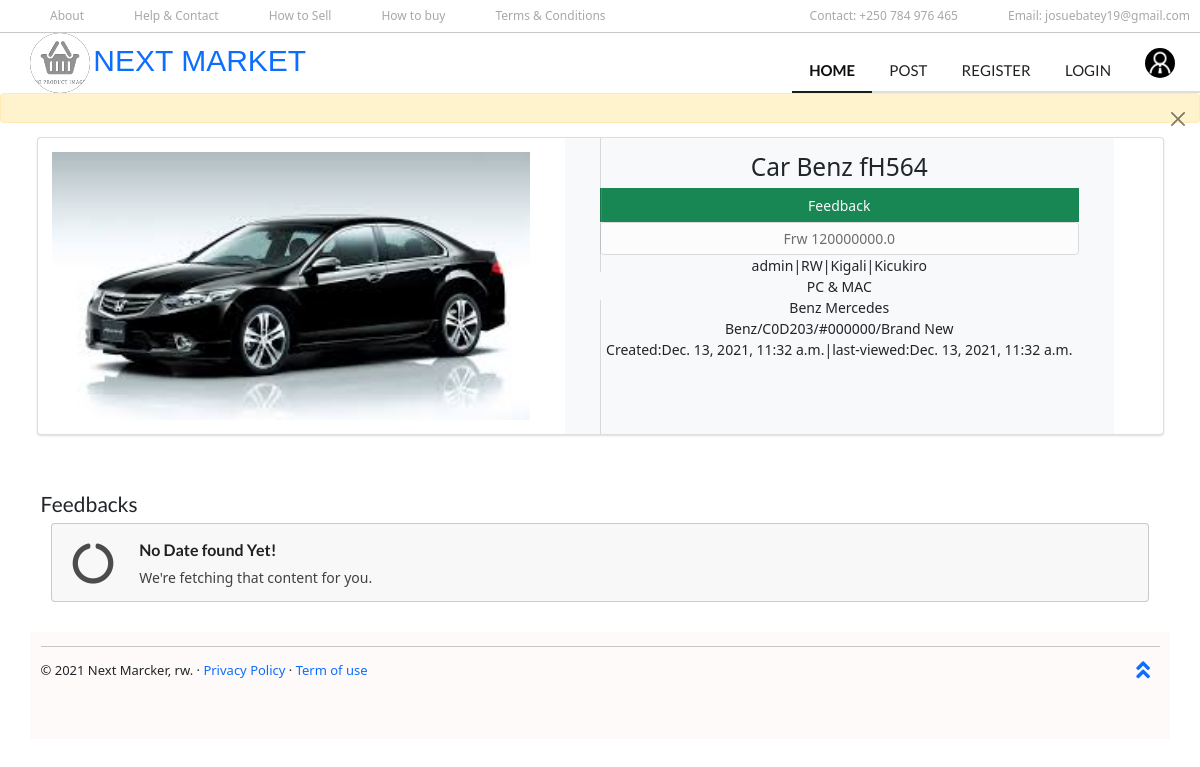
Page /product/27/ on the earlier database version.
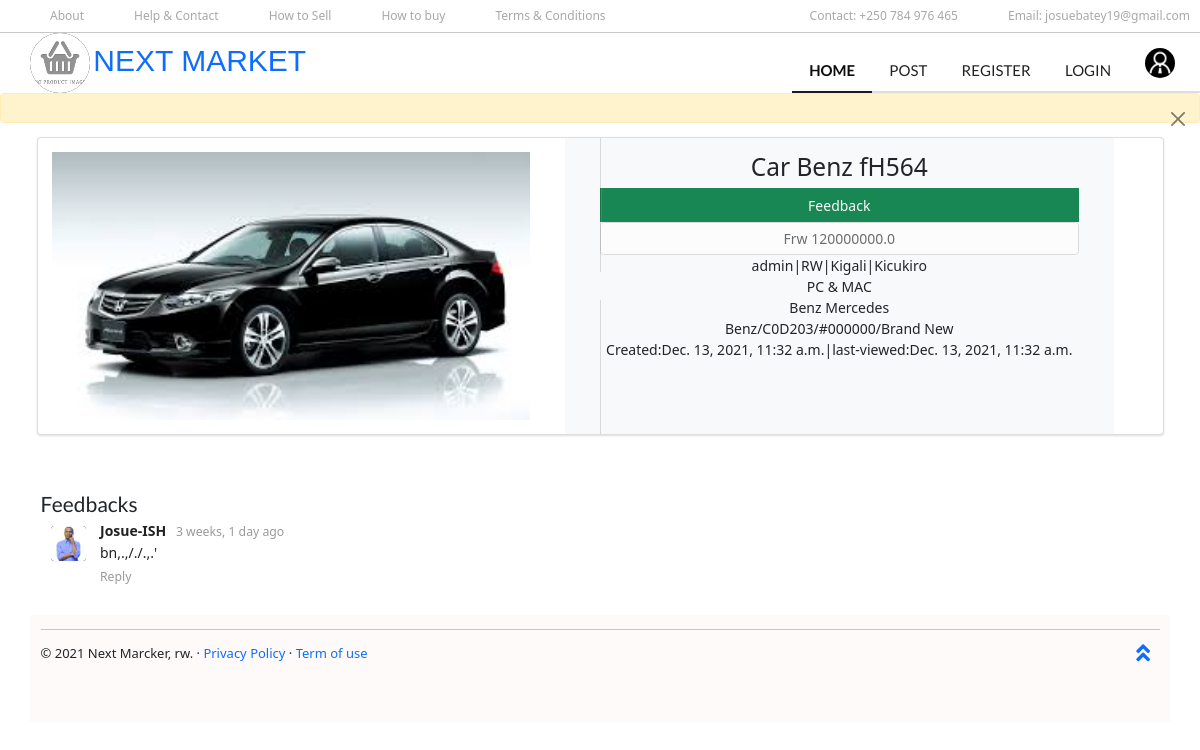
Same page on the later database version.
### Item/models.py (models this page shows, shortened)
class Feedback(models.Model):
    EXP = (
                ('positive', 'positive'),
                ('neutral', 'neutral'),
                ('negative', 'negative')
            )
    owner       = models.ForeignKey(User, on_delete=models.CASCADE, related_name='owner')
    user        = models.ForeignKey(User, on_delete=models.CASCADE)
    item        = models.ForeignKey(Item, on_delete = models.CASCADE)
    experience  = models.CharField(max_length=255, choices=EXP)
    feedback    = models.TextField()
    createdAt   = models.DateTimeField(auto_now_add = True)
    updatedAT   = models.DateTimeField(auto_now = True)

class User(AbstractUser):
    gender = (
        ('O', 'Others'),
        ('M', 'Male'),
        ('F', 'Female')
    )
    dob         = models.DateTimeField(null=True)
    sex         = models.CharField(max_length=10, choices =gender, default='O')
    picture     = models.ImageField(upload_to='media', null=False, blank=False)
    phone        = models.CharField(max_length=255, default='(000) 000 000 000')
    country     = CountryField()
    city        = models.CharField(max_length=255)
    district    = models.CharField(max_length=255, default='Kicukiro')
    def __str__(self):
        return self.username

### Item/views.py (the view, shortened to what this page needs)
# urls.py: path('product/<int:id>/', ItemDetail.as_view(), name='product-detail'),
class ItemDetail(View):
    def get(self, request, id):
        context = {
            'feedbacks': Feedback.objects.all().filter(item=id),
            'item': Item.objects.all().get(id=id)
        }
        return render(request, 'item/product.html', context)

### Item/models.py (called while the page is built)
    def __str__(self):
        return self.name

### Item/templates/item/product.html (shortened to what this page needs)
{% extends 'partial/base.html' %}
{% load static %}
{% block content %}
      <div class="alert alert-warning alert-dismissible fade show" role="alert">
        <button type="button" class="btn-close" data-bs-dismiss="alert" aria-label="Close"></button>
      </div>
        <div class="ui segment container row" id="container">
          <div class="ui two column very relaxed grid">
            <div class="column col-12 col-6 ">
              <img src=" {{item.image.url}}" class="img-fluid" alt="Product name" width="700">
            </div>
            <div class="column col-12 col-6 bg-light text-center" >
              <div class=" h3 w-lg-100 p-0">{{item.title}}</div>
                            <button type="button" class=" btn bg-success text-light w-100 rounded-0" data-bs-toggle="modal" data-bs-target="#exampleModal">
                                Feedback
                              </button>
                            <div class="btn btn-default rounded-none w-100 disabled"> Frw {{item.price}}</div>
                            <div>
                                {{item.user}}|{{item.user.country}}|{{item.user.city}}|{{item.user.district}}
                            </div>
                            <div>
                                {{item.category}}
                            </div>
                            <div>
                                {{item.description}}
                            </div>
                            <div>
                                {{item.brand}}/{{item.model}}/{{item.color}}/{{item.condition}}
                            </div>
                            <div>
                                Created:{{item.createdAt}}|last-viewed:{{item.updatedAT}}
                            </div>
            </div>
          </div>
        </div>
        <div class="mt-2 container">
          <h4 class="mt-5">Feedbacks</h4>
          <div class="container w-lg-50 m-auto">
            {% for feedback in feedbacks %}
              <div class="ui comments">
                  <div class="comment">
                    <a class="avatar">
                        {% if  feedback.user.picture.url %}
                            <img class="ui right spaced avatar image" src="{{feedback.user.picture.url}}" style="background-color: black;">
                        {%else %}
                            <img class="ui right spaced avatar image" src="{% static 'images/user.png'%}" style="background-color: black;">
                        {% endif %}
                    </a>
                    <div class="content">
                      <a class="author">{{feedback.user.first_name}}-{{feedback.user.last_name}}</a>
                      <div class="metadata">
                        <div class="date">{{feedback.createdAt|timesince}} ago</div>
                      </div>
                      <div class="text">
                        <p>{{feedback.feedback}}</p>
                      </div>
                      <div class="actions">
                        <a class="reply">Reply</a>
                      </div>
                    </div>
                  </div>
                  {% empty%}
                  <div class="ui icon message">
                    <i class="notched circle loading icon"></i>
                    <div class="content">
                      <div class="header">
                        No Date found Yet!
                      </div>
                      <p>We're fetching that content for you.</p>
                    </div>
                  </div>
                  {% endfor %}
                </div>
          </div>
      </div>
{% endblock %}

Differences in the rows shown:
added Feedback: user.picture (picture), user.first_name "Josue", user.last_name "ISH", createdAt "3 weeks, 1 day", feedback "bn,.,/./.,.'"
Other differences:
text no longer shown: "No Date found Yet! We're fetching that content for you."
